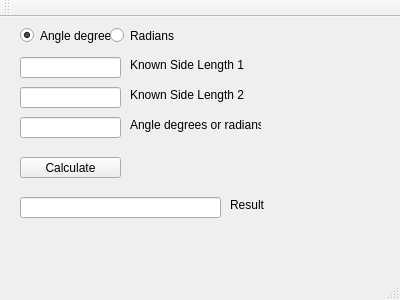
<?xml version="1.0" encoding="UTF-8"?>
<ui version="4.0">
 <class>SideCalculator</class>
 <widget class="QMainWindow" name="SideCalculator">
  <property name="geometry">
   <rect>
    <x>0</x>
    <y>0</y>
    <width>400</width>
    <height>300</height>
   </rect>
  </property>
  <property name="windowTitle">
   <string>SideCalculator</string>
  </property>
  <widget class="QWidget" name="centralWidget">
   <widget class="QLineEdit" name="lineEditSideOne">
    <property name="geometry">
     <rect>
      <x>20</x>
      <y>40</y>
      <width>101</width>
      <height>21</height>
     </rect>
    </property>
   </widget>
   <widget class="QLineEdit" name="lineEditSideTwo">
    <property name="geometry">
     <rect>
      <x>20</x>
      <y>70</y>
      <width>101</width>
      <height>21</height>
     </rect>
    </property>
   </widget>
   <widget class="QLineEdit" name="lineEditAngleSize">
    <property name="geometry">
     <rect>
      <x>20</x>
      <y>100</y>
      <width>101</width>
      <height>21</height>
     </rect>
    </property>
   </widget>
   <widget class="QLineEdit" name="lineEditResult">
    <property name="geometry">
     <rect>
      <x>20</x>
      <y>180</y>
      <width>201</width>
      <height>21</height>
     </rect>
    </property>
   </widget>
   <widget class="QRadioButton" name="radioButtonDegrees">
    <property name="geometry">
     <rect>
      <x>20</x>
      <y>10</y>
      <width>91</width>
      <height>17</height>
     </rect>
    </property>
    <property name="text">
     <string>Angle degrees</string>
    </property>
    <property name="checked">
     <bool>true</bool>
    </property>
   </widget>
   <widget class="QRadioButton" name="radioButtonRadians">
    <property name="geometry">
     <rect>
      <x>110</x>
      <y>10</y>
      <width>82</width>
      <height>17</height>
     </rect>
    </property>
    <property name="text">
     <string>Radians</string>
    </property>
   </widget>
   <widget class="QPushButton" name="pushButtonCaluclate">
    <property name="geometry">
     <rect>
      <x>20</x>
      <y>140</y>
      <width>101</width>
      <height>21</height>
     </rect>
    </property>
    <property name="text">
     <string>Calculate</string>
    </property>
   </widget>
   <widget class="QLabel" name="label">
    <property name="geometry">
     <rect>
      <x>130</x>
      <y>40</y>
      <width>131</width>
      <height>16</height>
     </rect>
    </property>
    <property name="text">
     <string>Known Side Length 1</string>
    </property>
   </widget>
   <widget class="QLabel" name="label_2">
    <property name="geometry">
     <rect>
      <x>130</x>
      <y>70</y>
      <width>131</width>
      <height>16</height>
     </rect>
    </property>
    <property name="text">
     <string>Known Side Length 2</string>
    </property>
   </widget>
   <widget class="QLabel" name="label_3">
    <property name="geometry">
     <rect>
      <x>130</x>
      <y>100</y>
      <width>131</width>
      <height>16</height>
     </rect>
    </property>
    <property name="text">
     <string>Angle degrees or radians</string>
    </property>
   </widget>
   <widget class="QLabel" name="label_4">
    <property name="geometry">
     <rect>
      <x>230</x>
      <y>180</y>
      <width>131</width>
      <height>16</height>
     </rect>
    </property>
    <property name="text">
     <string>Result</string>
    </property>
   </widget>
  </widget>
  <widget class="QMenuBar" name="menuBar">
   <property name="geometry">
    <rect>
     <x>0</x>
     <y>0</y>
     <width>400</width>
     <height>21</height>
    </rect>
   </property>
  </widget>
  <widget class="QToolBar" name="mainToolBar">
   <attribute name="toolBarArea">
    <enum>TopToolBarArea</enum>
   </attribute>
   <attribute name="toolBarBreak">
    <bool>false</bool>
   </attribute>
  </widget>
  <widget class="QStatusBar" name="statusBar"/>
 </widget>
 <layoutdefault spacing="6" margin="11"/>
 <resources/>
 <connections/>
</ui>
